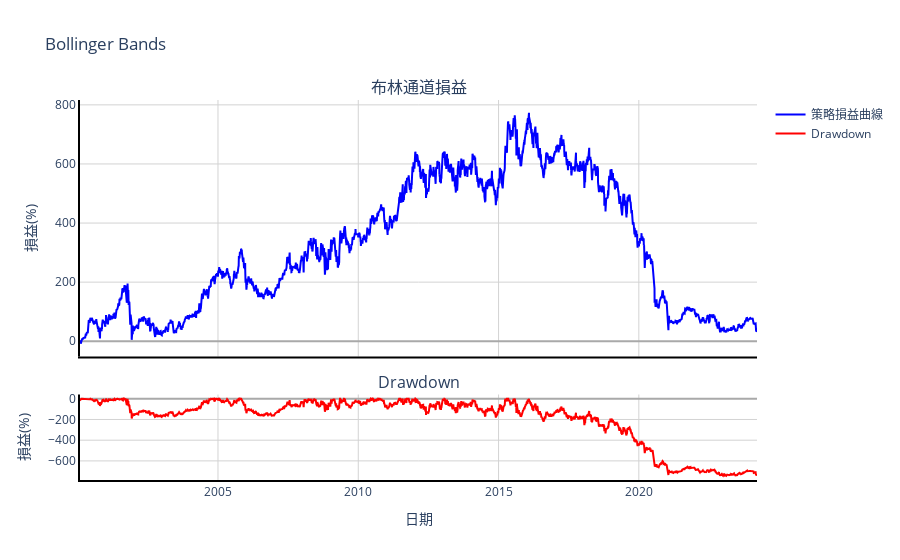

Here is the notebook cell this chart was saved with:
### Markdown cell above
**<H>一般格式<H>**

### Code cell
# 建立plotly損益曲線
trace1 = go.Scatter(x=profit_df['日期'], 
                    y=profit_df['策略累積報酬率']*100, 
                    mode='lines', 
                    name='策略損益曲線', 
                    line=dict(color='blue')
                    )
trace2 = go.Scatter(x=profit_df['日期'], 
                    y=profit_df['Drawdown']*100, 
                    mode='lines', 
                    name='Drawdown', 
                    line=dict(color='red')
                    )
# 繪製策略損益圖
draw_PnL(trace1, trace2, '布林通道損益', 'Drawdown')

### Figure 1 — Plotly figure (JSON) as saved in the notebook; plotly's stock layout.template omitted (floating-point values rounded to 4 significant figures; data arrays with more than 128 entries replaced by an {"elided": "..."} marker saying what was removed)
{"data": [{"line": {"color": "blue"}, "mode": "lines", "name": "策略損益曲線", "type": "scatter", "x": {"elided": "5038 str values"}, "xaxis": "x", "y": {"elided": "5038 float values"}, "yaxis": "y"}, {"line": {"color": "red"}, "mode": "lines", "name": "Drawdown", "type": "scatter", "x": {"elided": "5038 str values"}, "xaxis": "x2", "y": {"elided": "5038 float values"}, "yaxis": "y2"}], "layout": {"annotations": [{"font": {"size": 16}, "showarrow": false, "text": "布林通道損益", "x": 0.5, "xanchor": "center", "xref": "paper", "y": 1, "yanchor": "bottom", "yref": "paper"}, {"font": {"size": 16}, "showarrow": false, "text": "Drawdown", "x": 0.5, "xanchor": "center", "xref": "paper", "y": 0.225, "yanchor": "bottom", "yref": "paper"}], "plot_bgcolor": "white", "title": {"text": "Bollinger Bands"}, "xaxis": {"anchor": "y", "domain": [0, 1], "gridcolor": "lightgrey", "linecolor": "black", "linewidth": 2, "matches": "x2", "showgrid": true, "showticklabels": false}, "xaxis2": {"anchor": "y2", "domain": [0, 1], "gridcolor": "lightgrey", "linecolor": "black", "linewidth": 2, "showgrid": true, "title": {"text": "日期"}}, "yaxis": {"anchor": "x", "domain": [0.325, 1], "gridcolor": "lightgrey", "linecolor": "black", "linewidth": 2, "showgrid": true, "title": {"text": "損益(%)"}, "zerolinecolor": "darkgrey"}, "yaxis2": {"anchor": "x2", "domain": [0, 0.225], "gridcolor": "lightgrey", "linecolor": "black", "linewidth": 2, "showgrid": true, "title": {"text": "損益(%)"}, "zerolinecolor": "darkgrey"}}}
